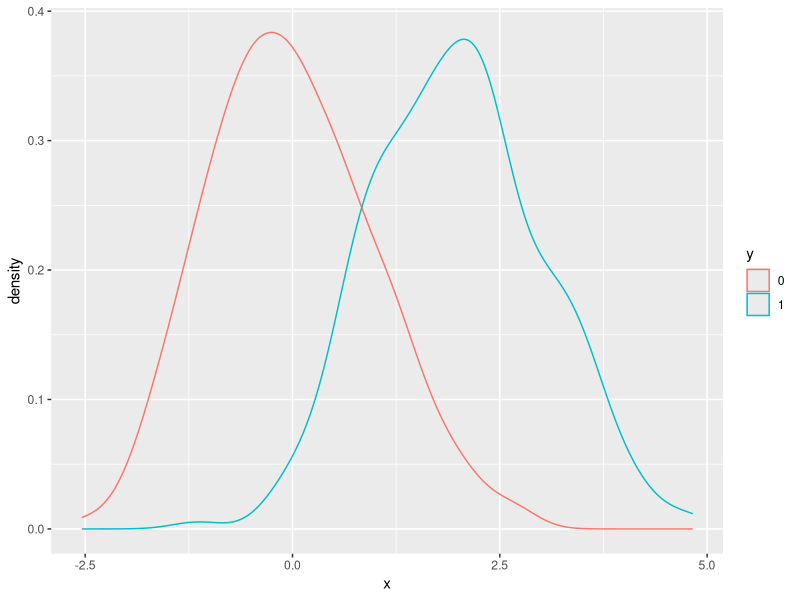
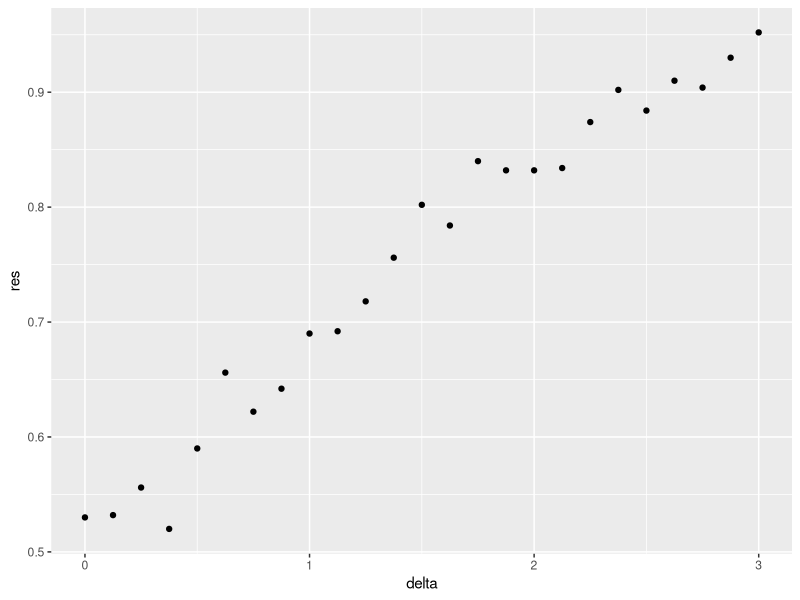

These charts were generated, in order, by the following R code:
library(tidyverse)
library(caret)

set.seed(2, sample.kind="Rounding") #if you are using R 3.6 or later
make_data <- function(n = 1000, p = 0.5, 
                      mu_0 = 0, mu_1 = 2, 
                      sigma_0 = 1,  sigma_1 = 1){
  
  y <- rbinom(n, 1, p)
  f_0 <- rnorm(n, mu_0, sigma_0)
  f_1 <- rnorm(n, mu_1, sigma_1)
  x <- ifelse(y == 1, f_1, f_0)
  
  test_index <- createDataPartition(y, times = 1, p = 0.5, list = FALSE)
  
  list(train = data.frame(x = x, y = as.factor(y)) %>% slice(-test_index),
       test = data.frame(x = x, y = as.factor(y)) %>% slice(test_index))
}
dat <- make_data()

dat$train %>% ggplot(aes(x, col = y)) + geom_density()

mu_1 <- seq(0, 3, len = 25)
set.seed(1, sample.kind = "Rounding")
res <- sapply(mu_1, function(m){
  dat <- make_data(mu_1 = m)
  fit <- glm(y~x, family = "binomial", data = dat$train)
  p_hat <- predict.glm(fit, newdata = dat$test, type = "response")
  y_hat <- ifelse(p_hat > 0.5, 1, 0) %>% factor(levels = c("0","1"))
  confusionMatrix(y_hat, dat$test$y)$overall[["Accuracy"]]
})

bind_cols(delta = mu_1, res = res) %>% 
  ggplot(aes(delta, res)) + geom_point()
